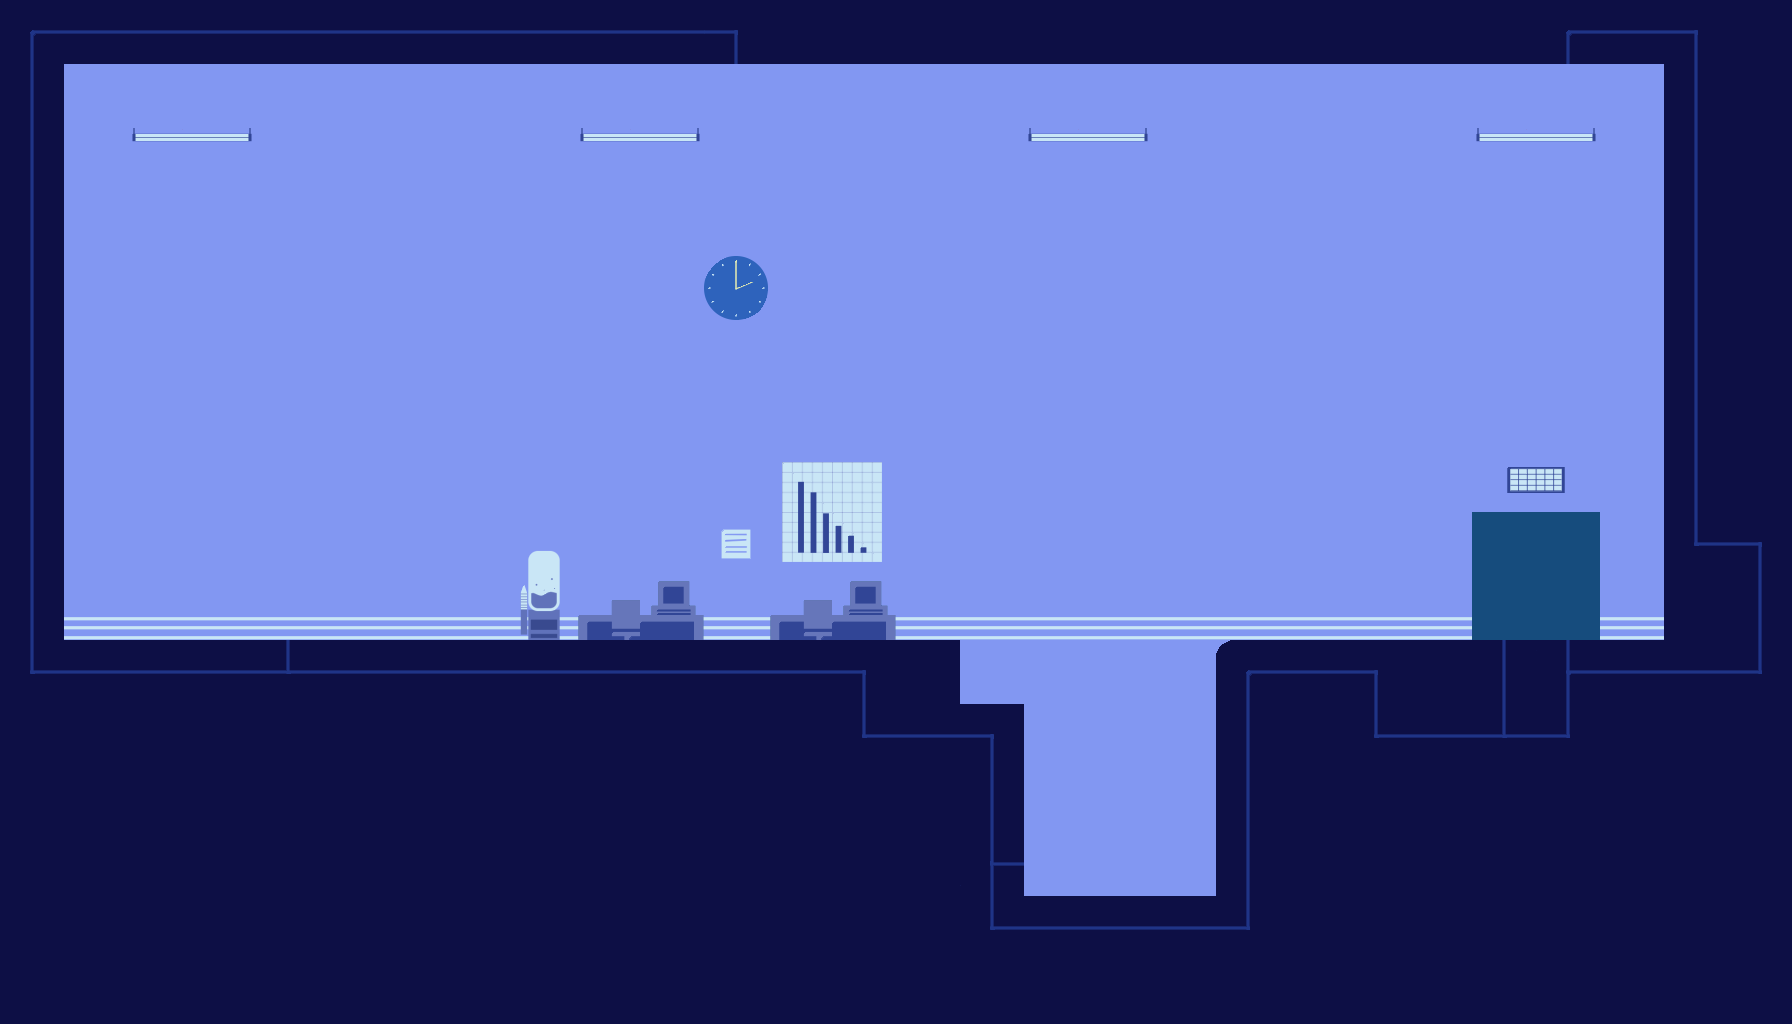

Rendered tile map (Tiled .tmx) drawn with the repository's tilesets; below, a short description and the map source with its tile grids summarised:
An orthogonal 28x16 tile map with 64x64 px tiles, 7 tile layers (Capa de patrones 2, azul, negro, puerta, ...).

<map version="1.0" orientation="orthogonal" width="28" height="16" tilewidth="64" tileheight="64">
 <tileset firstgid="1" name="tiles01" tilewidth="64" tileheight="64">
  <image source="tiles03.png" width="896" height="256" />
 </tileset>
 <layer name="Capa de patrones 2" width="28" height="16">
  <data>[448 cells, 0 non-empty, 0 distinct tile ids]</data>
 </layer>
 <layer name="azul" width="28" height="16">
  <data>[448 cells, 448 non-empty, 2 distinct tile ids]</data>
 </layer>
 <layer name="negro" width="28" height="16">
  <data>[448 cells, 201 non-empty, 2 distinct tile ids]</data>
 </layer>
 <layer name="puerta" width="28" height="16">
  <data>[448 cells, 29 non-empty, 4 distinct tile ids]</data>
 </layer>
 <layer name="elementos" width="28" height="16">
  <data>[448 cells, 12 non-empty, 10 distinct tile ids]</data>
 </layer>
 <layer name="luces" width="28" height="16">
  <data>[448 cells, 8 non-empty, 2 distinct tile ids]</data>
 </layer>
 <layer name="lineas" width="28" height="16">
  <data>[448 cells, 73 non-empty, 10 distinct tile ids]</data>
 </layer>
</map>
